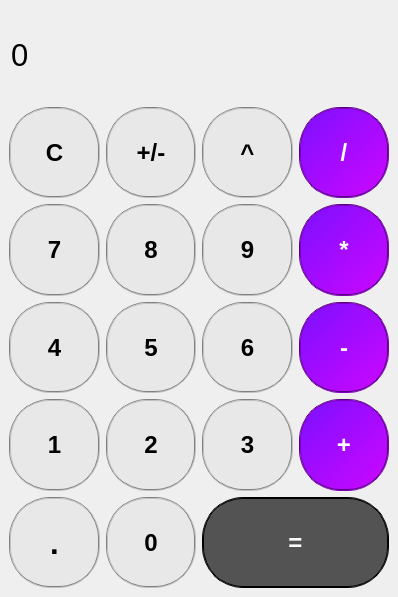
<?xml version="1.0" encoding="UTF-8"?>
<ui version="4.0">
 <class>Calc</class>
 <widget class="QMainWindow" name="Calc">
  <property name="geometry">
   <rect>
    <x>0</x>
    <y>0</y>
    <width>398</width>
    <height>597</height>
   </rect>
  </property>
  <property name="minimumSize">
   <size>
    <width>398</width>
    <height>597</height>
   </size>
  </property>
  <property name="windowTitle">
   <string>Калькулятор</string>
  </property>
  <property name="styleSheet">
   <string notr="true">#centralwidget { 
            background-image:url(&quot;pic1.jpg&quot;); background-position: center;}</string>
  </property>
  <widget class="QWidget" name="centralwidget">
   <layout class="QGridLayout" name="gridLayout">
    <item row="5" column="1">
     <widget class="QPushButton" name="btn_0">
      <property name="sizePolicy">
       <sizepolicy hsizetype="Expanding" vsizetype="Expanding">
        <horstretch>0</horstretch>
        <verstretch>0</verstretch>
       </sizepolicy>
      </property>
      <property name="font">
       <font>
        <family>Arial</family>
        <pointsize>18</pointsize>
        <weight>75</weight>
        <bold>true</bold>
       </font>
      </property>
      <property name="cursor">
       <cursorShape>PointingHandCursor</cursorShape>
      </property>
      <property name="styleSheet">
       <string notr="true">background-color: rgb(232, 232, 232);
border-radius: 41%;
border: 2px groove gray;</string>
      </property>
      <property name="text">
       <string>0</string>
      </property>
      <attribute name="buttonGroup">
       <string notr="true">digitsgroup</string>
      </attribute>
     </widget>
    </item>
    <item row="5" column="2" colspan="2">
     <widget class="QPushButton" name="btn_equals">
      <property name="sizePolicy">
       <sizepolicy hsizetype="Expanding" vsizetype="Expanding">
        <horstretch>0</horstretch>
        <verstretch>0</verstretch>
       </sizepolicy>
      </property>
      <property name="font">
       <font>
        <family>Arial</family>
        <pointsize>18</pointsize>
        <weight>75</weight>
        <bold>true</bold>
       </font>
      </property>
      <property name="cursor">
       <cursorShape>PointingHandCursor</cursorShape>
      </property>
      <property name="styleSheet">
       <string notr="true">background-color: rgb(83, 83, 83);
color: rgb(255, 255, 255);
border-radius: 41%;
border: 2px groove black;</string>
      </property>
      <property name="text">
       <string>=</string>
      </property>
     </widget>
    </item>
    <item row="1" column="1">
     <widget class="QPushButton" name="btn_sign">
      <property name="sizePolicy">
       <sizepolicy hsizetype="Expanding" vsizetype="Expanding">
        <horstretch>0</horstretch>
        <verstretch>0</verstretch>
       </sizepolicy>
      </property>
      <property name="font">
       <font>
        <family>Arial</family>
        <pointsize>18</pointsize>
        <weight>75</weight>
        <bold>true</bold>
       </font>
      </property>
      <property name="cursor">
       <cursorShape>PointingHandCursor</cursorShape>
      </property>
      <property name="styleSheet">
       <string notr="true">background-color: rgb(232, 232, 232);
border-radius: 41%;
border: 2px groove gray;</string>
      </property>
      <property name="text">
       <string>+/-</string>
      </property>
     </widget>
    </item>
    <item row="4" column="2">
     <widget class="QPushButton" name="btn_3">
      <property name="sizePolicy">
       <sizepolicy hsizetype="Expanding" vsizetype="Expanding">
        <horstretch>0</horstretch>
        <verstretch>0</verstretch>
       </sizepolicy>
      </property>
      <property name="font">
       <font>
        <family>Arial</family>
        <pointsize>18</pointsize>
        <weight>75</weight>
        <bold>true</bold>
       </font>
      </property>
      <property name="cursor">
       <cursorShape>PointingHandCursor</cursorShape>
      </property>
      <property name="styleSheet">
       <string notr="true">background-color: rgb(232, 232, 232);
border-radius: 41%;
border: 2px groove gray;</string>
      </property>
      <property name="text">
       <string>3</string>
      </property>
      <attribute name="buttonGroup">
       <string notr="true">digitsgroup</string>
      </attribute>
     </widget>
    </item>
    <item row="1" column="3">
     <widget class="QPushButton" name="btn_divide">
      <property name="sizePolicy">
       <sizepolicy hsizetype="Expanding" vsizetype="Expanding">
        <horstretch>0</horstretch>
        <verstretch>0</verstretch>
       </sizepolicy>
      </property>
      <property name="font">
       <font>
        <family>Arial</family>
        <pointsize>18</pointsize>
        <weight>75</weight>
        <bold>true</bold>
       </font>
      </property>
      <property name="cursor">
       <cursorShape>PointingHandCursor</cursorShape>
      </property>
      <property name="styleSheet">
       <string notr="true">background-color: rgb(232, 232, 232);
color: rgb(255, 255, 255);
background-color: qlineargradient(spread:pad, x1:0, y1:0, x2:1, y2:1, stop:0 rgba(124, 16, 255, 255), stop:1 rgba(205, 6, 255, 255));
border-radius: 41%;
border: 2px groove rgb(85, 0, 127);</string>
      </property>
      <property name="text">
       <string>/</string>
      </property>
      <attribute name="buttonGroup">
       <string notr="true">operatorsgroup</string>
      </attribute>
     </widget>
    </item>
    <item row="4" column="0">
     <widget class="QPushButton" name="btn_1">
      <property name="sizePolicy">
       <sizepolicy hsizetype="Expanding" vsizetype="Expanding">
        <horstretch>0</horstretch>
        <verstretch>0</verstretch>
       </sizepolicy>
      </property>
      <property name="font">
       <font>
        <family>Arial</family>
        <pointsize>18</pointsize>
        <weight>75</weight>
        <bold>true</bold>
       </font>
      </property>
      <property name="cursor">
       <cursorShape>PointingHandCursor</cursorShape>
      </property>
      <property name="styleSheet">
       <string notr="true">background-color: rgb(232, 232, 232);
border-radius: 41%;
border: 2px groove gray;</string>
      </property>
      <property name="text">
       <string>1</string>
      </property>
      <attribute name="buttonGroup">
       <string notr="true">digitsgroup</string>
      </attribute>
     </widget>
    </item>
    <item row="2" column="2">
     <widget class="QPushButton" name="btn_9">
      <property name="sizePolicy">
       <sizepolicy hsizetype="Expanding" vsizetype="Expanding">
        <horstretch>0</horstretch>
        <verstretch>0</verstretch>
       </sizepolicy>
      </property>
      <property name="font">
       <font>
        <family>Arial</family>
        <pointsize>18</pointsize>
        <weight>75</weight>
        <bold>true</bold>
       </font>
      </property>
      <property name="cursor">
       <cursorShape>PointingHandCursor</cursorShape>
      </property>
      <property name="styleSheet">
       <string notr="true">background-color: rgb(232, 232, 232);
border-radius: 41%;
border: 2px groove gray;</string>
      </property>
      <property name="text">
       <string>9</string>
      </property>
      <attribute name="buttonGroup">
       <string notr="true">digitsgroup</string>
      </attribute>
     </widget>
    </item>
    <item row="3" column="0">
     <widget class="QPushButton" name="btn_4">
      <property name="sizePolicy">
       <sizepolicy hsizetype="Expanding" vsizetype="Expanding">
        <horstretch>0</horstretch>
        <verstretch>0</verstretch>
       </sizepolicy>
      </property>
      <property name="font">
       <font>
        <family>Arial</family>
        <pointsize>18</pointsize>
        <weight>75</weight>
        <bold>true</bold>
       </font>
      </property>
      <property name="cursor">
       <cursorShape>PointingHandCursor</cursorShape>
      </property>
      <property name="styleSheet">
       <string notr="true">background-color: rgb(232, 232, 232);
border-radius: 41%;
border: 2px groove gray;</string>
      </property>
      <property name="text">
       <string>4</string>
      </property>
      <attribute name="buttonGroup">
       <string notr="true">digitsgroup</string>
      </attribute>
     </widget>
    </item>
    <item row="3" column="3">
     <widget class="QPushButton" name="btn_minus">
      <property name="sizePolicy">
       <sizepolicy hsizetype="Expanding" vsizetype="Expanding">
        <horstretch>0</horstretch>
        <verstretch>0</verstretch>
       </sizepolicy>
      </property>
      <property name="font">
       <font>
        <family>Arial</family>
        <pointsize>18</pointsize>
        <weight>75</weight>
        <bold>true</bold>
       </font>
      </property>
      <property name="cursor">
       <cursorShape>PointingHandCursor</cursorShape>
      </property>
      <property name="styleSheet">
       <string notr="true">background-color: rgb(232, 232, 232);
color: rgb(255, 255, 255);
background-color: qlineargradient(spread:pad, x1:0, y1:0, x2:1, y2:1, stop:0 rgba(124, 16, 255, 255), stop:1 rgba(205, 6, 255, 255));
border-radius: 41%;
border: 2px groove rgb(85, 0, 127);</string>
      </property>
      <property name="text">
       <string>-</string>
      </property>
      <attribute name="buttonGroup">
       <string notr="true">operatorsgroup</string>
      </attribute>
     </widget>
    </item>
    <item row="4" column="1">
     <widget class="QPushButton" name="btn_2">
      <property name="sizePolicy">
       <sizepolicy hsizetype="Expanding" vsizetype="Expanding">
        <horstretch>0</horstretch>
        <verstretch>0</verstretch>
       </sizepolicy>
      </property>
      <property name="font">
       <font>
        <family>Arial</family>
        <pointsize>18</pointsize>
        <weight>75</weight>
        <bold>true</bold>
       </font>
      </property>
      <property name="cursor">
       <cursorShape>PointingHandCursor</cursorShape>
      </property>
      <property name="styleSheet">
       <string notr="true">background-color: rgb(232, 232, 232);
border-radius: 41%;
border: 2px groove gray;</string>
      </property>
      <property name="text">
       <string>2</string>
      </property>
      <attribute name="buttonGroup">
       <string notr="true">digitsgroup</string>
      </attribute>
     </widget>
    </item>
    <item row="4" column="3">
     <widget class="QPushButton" name="btn_plus">
      <property name="sizePolicy">
       <sizepolicy hsizetype="Expanding" vsizetype="Expanding">
        <horstretch>0</horstretch>
        <verstretch>0</verstretch>
       </sizepolicy>
      </property>
      <property name="font">
       <font>
        <family>Arial</family>
        <pointsize>18</pointsize>
        <weight>75</weight>
        <bold>true</bold>
       </font>
      </property>
      <property name="cursor">
       <cursorShape>PointingHandCursor</cursorShape>
      </property>
      <property name="styleSheet">
       <string notr="true">background-color: rgb(232, 232, 232);
color: rgb(255, 255, 255);
background-color: qlineargradient(spread:pad, x1:0, y1:0, x2:1, y2:1, stop:0 rgba(124, 16, 255, 255), stop:1 rgba(205, 6, 255, 255));
border-radius: 41%;
border: 2px groove rgb(85, 0, 127);</string>
      </property>
      <property name="text">
       <string>+</string>
      </property>
      <attribute name="buttonGroup">
       <string notr="true">operatorsgroup</string>
      </attribute>
     </widget>
    </item>
    <item row="3" column="1">
     <widget class="QPushButton" name="btn_5">
      <property name="sizePolicy">
       <sizepolicy hsizetype="Expanding" vsizetype="Expanding">
        <horstretch>0</horstretch>
        <verstretch>0</verstretch>
       </sizepolicy>
      </property>
      <property name="font">
       <font>
        <family>Arial</family>
        <pointsize>18</pointsize>
        <weight>75</weight>
        <bold>true</bold>
       </font>
      </property>
      <property name="cursor">
       <cursorShape>PointingHandCursor</cursorShape>
      </property>
      <property name="styleSheet">
       <string notr="true">background-color: rgb(232, 232, 232);
border-radius: 41%;
border: 2px groove gray;</string>
      </property>
      <property name="text">
       <string>5</string>
      </property>
      <attribute name="buttonGroup">
       <string notr="true">digitsgroup</string>
      </attribute>
     </widget>
    </item>
    <item row="5" column="0">
     <widget class="QPushButton" name="btn_point">
      <property name="sizePolicy">
       <sizepolicy hsizetype="Expanding" vsizetype="Expanding">
        <horstretch>0</horstretch>
        <verstretch>0</verstretch>
       </sizepolicy>
      </property>
      <property name="font">
       <font>
        <family>Arial</family>
        <pointsize>23</pointsize>
        <weight>75</weight>
        <bold>true</bold>
       </font>
      </property>
      <property name="cursor">
       <cursorShape>PointingHandCursor</cursorShape>
      </property>
      <property name="styleSheet">
       <string notr="true">background-color: rgb(232, 232, 232);
border-radius: 41%;
border: 2px groove gray;</string>
      </property>
      <property name="text">
       <string>.</string>
      </property>
     </widget>
    </item>
    <item row="2" column="0">
     <widget class="QPushButton" name="btn_7">
      <property name="sizePolicy">
       <sizepolicy hsizetype="Expanding" vsizetype="Expanding">
        <horstretch>0</horstretch>
        <verstretch>0</verstretch>
       </sizepolicy>
      </property>
      <property name="font">
       <font>
        <family>Arial</family>
        <pointsize>18</pointsize>
        <weight>75</weight>
        <bold>true</bold>
       </font>
      </property>
      <property name="cursor">
       <cursorShape>PointingHandCursor</cursorShape>
      </property>
      <property name="styleSheet">
       <string notr="true">background-color: rgb(232, 232, 232);
border-radius: 41%;
border: 2px groove gray;</string>
      </property>
      <property name="text">
       <string>7</string>
      </property>
      <attribute name="buttonGroup">
       <string notr="true">digitsgroup</string>
      </attribute>
     </widget>
    </item>
    <item row="1" column="2">
     <widget class="QPushButton" name="btn_percent">
      <property name="sizePolicy">
       <sizepolicy hsizetype="Expanding" vsizetype="Expanding">
        <horstretch>0</horstretch>
        <verstretch>0</verstretch>
       </sizepolicy>
      </property>
      <property name="font">
       <font>
        <family>Arial</family>
        <pointsize>18</pointsize>
        <weight>75</weight>
        <bold>true</bold>
       </font>
      </property>
      <property name="cursor">
       <cursorShape>PointingHandCursor</cursorShape>
      </property>
      <property name="styleSheet">
       <string notr="true">background-color: rgb(232, 232, 232);
border-radius: 41%;
border: 2px groove gray;</string>
      </property>
      <property name="text">
       <string>^</string>
      </property>
      <attribute name="buttonGroup">
       <string notr="true">operatorsgroup</string>
      </attribute>
     </widget>
    </item>
    <item row="3" column="2">
     <widget class="QPushButton" name="btn_6">
      <property name="sizePolicy">
       <sizepolicy hsizetype="Expanding" vsizetype="Expanding">
        <horstretch>0</horstretch>
        <verstretch>0</verstretch>
       </sizepolicy>
      </property>
      <property name="font">
       <font>
        <family>Arial</family>
        <pointsize>18</pointsize>
        <weight>75</weight>
        <bold>true</bold>
       </font>
      </property>
      <property name="cursor">
       <cursorShape>PointingHandCursor</cursorShape>
      </property>
      <property name="styleSheet">
       <string notr="true">background-color: rgb(232, 232, 232);
border-radius: 41%;
border: 2px groove gray;</string>
      </property>
      <property name="text">
       <string>6</string>
      </property>
      <attribute name="buttonGroup">
       <string notr="true">digitsgroup</string>
      </attribute>
     </widget>
    </item>
    <item row="2" column="1">
     <widget class="QPushButton" name="btn_8">
      <property name="sizePolicy">
       <sizepolicy hsizetype="Expanding" vsizetype="Expanding">
        <horstretch>0</horstretch>
        <verstretch>0</verstretch>
       </sizepolicy>
      </property>
      <property name="font">
       <font>
        <family>Arial</family>
        <pointsize>18</pointsize>
        <weight>75</weight>
        <bold>true</bold>
       </font>
      </property>
      <property name="cursor">
       <cursorShape>PointingHandCursor</cursorShape>
      </property>
      <property name="styleSheet">
       <string notr="true">background-color: rgb(232, 232, 232);
border-radius: 41%;
border: 2px groove gray;</string>
      </property>
      <property name="text">
       <string>8</string>
      </property>
      <attribute name="buttonGroup">
       <string notr="true">digitsgroup</string>
      </attribute>
     </widget>
    </item>
    <item row="1" column="0">
     <widget class="QPushButton" name="btn_clear">
      <property name="sizePolicy">
       <sizepolicy hsizetype="Expanding" vsizetype="Expanding">
        <horstretch>0</horstretch>
        <verstretch>0</verstretch>
       </sizepolicy>
      </property>
      <property name="font">
       <font>
        <family>Arial</family>
        <pointsize>18</pointsize>
        <weight>75</weight>
        <bold>true</bold>
       </font>
      </property>
      <property name="cursor">
       <cursorShape>PointingHandCursor</cursorShape>
      </property>
      <property name="styleSheet">
       <string notr="true">background-color: rgb(232, 232, 232);
border-radius: 41%;
border: 2px groove gray;</string>
      </property>
      <property name="text">
       <string>C</string>
      </property>
     </widget>
    </item>
    <item row="2" column="3">
     <widget class="QPushButton" name="btn_multiply">
      <property name="sizePolicy">
       <sizepolicy hsizetype="Expanding" vsizetype="Expanding">
        <horstretch>0</horstretch>
        <verstretch>0</verstretch>
       </sizepolicy>
      </property>
      <property name="font">
       <font>
        <family>Arial</family>
        <pointsize>18</pointsize>
        <weight>75</weight>
        <bold>true</bold>
       </font>
      </property>
      <property name="cursor">
       <cursorShape>PointingHandCursor</cursorShape>
      </property>
      <property name="styleSheet">
       <string notr="true">background-color: rgb(232, 232, 232);
color: rgb(255, 255, 255);
background-color: qlineargradient(spread:pad, x1:0, y1:0, x2:1, y2:1, stop:0 rgba(124, 16, 255, 255), stop:1 rgba(205, 6, 255, 255));
border-radius: 41%;
border: 2px groove rgb(85, 0, 127);</string>
      </property>
      <property name="text">
       <string>*</string>
      </property>
      <attribute name="buttonGroup">
       <string notr="true">operatorsgroup</string>
      </attribute>
     </widget>
    </item>
    <item row="0" column="0" colspan="4">
     <widget class="QLineEdit" name="lineEdit">
      <property name="enabled">
       <bool>true</bool>
      </property>
      <property name="sizePolicy">
       <sizepolicy hsizetype="Expanding" vsizetype="Expanding">
        <horstretch>0</horstretch>
        <verstretch>0</verstretch>
       </sizepolicy>
      </property>
      <property name="font">
       <font>
        <family>Arial</family>
        <pointsize>23</pointsize>
        <weight>50</weight>
        <bold>false</bold>
       </font>
      </property>
      <property name="styleSheet">
       <string notr="true">background-color: rgba(255, 255, 255, 0);</string>
      </property>
      <property name="text">
       <string>0</string>
      </property>
      <property name="frame">
       <bool>false</bool>
      </property>
      <property name="readOnly">
       <bool>true</bool>
      </property>
     </widget>
    </item>
   </layout>
  </widget>
 </widget>
 <resources/>
 <connections/>
 <buttongroups>
  <buttongroup name="digitsgroup"/>
  <buttongroup name="operatorsgroup"/>
 </buttongroups>
</ui>
